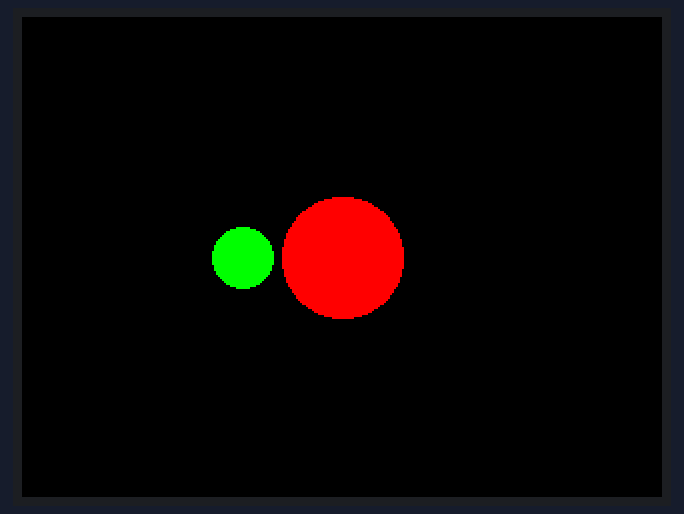
The program below on a simulated Raspberry Pi Pico running MicroPython. On the bench: 320×240 colour display.

Above: at 2.2 s.
At 3.2 s:
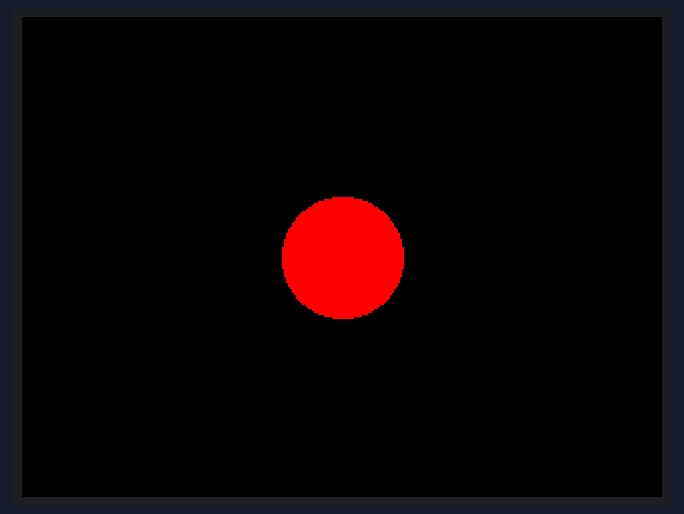
At 5.7 s:
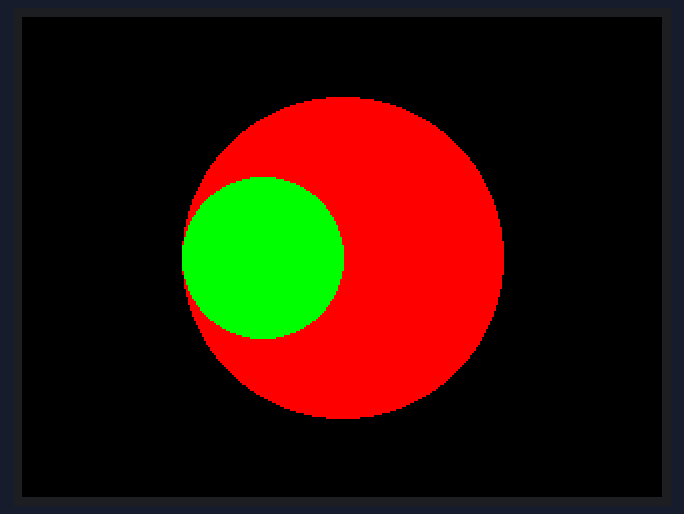
At 9.0 s:
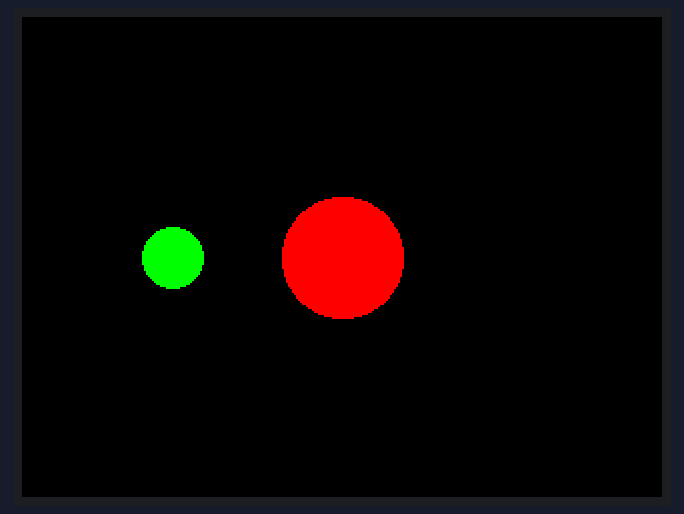
At 11.9 s:
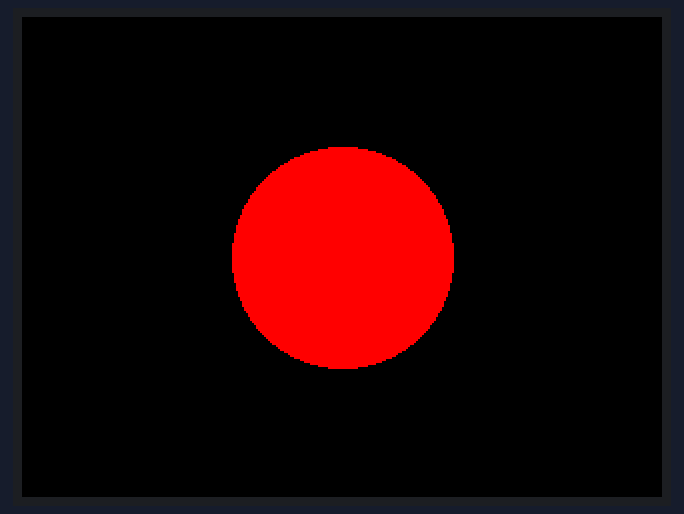
At 20.8 s:
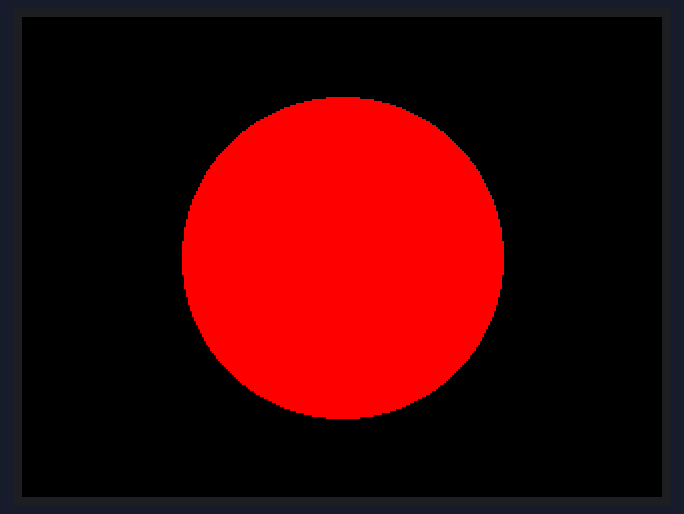

Measured:
- what the display in image 0 shows lasts 0.7 s, from 2.1 s to 2.8 s

The program:

main.py
```python
from picographics import PicoGraphics, DISPLAY_PICO_DISPLAY_2, PEN_P4

# Use P4 colour mode, we don't need more than 16 colours. Saves on RAM
display = PicoGraphics(display=DISPLAY_PICO_DISPLAY_2, pen_type=PEN_P4)
display.set_backlight(0.5)
w, h = display.get_bounds()

# Store the centre of the display X,Y
cWidth = w >> 1
cHeight = h >> 1

RED = display.create_pen(255,0,0)
GREEN = display.create_pen(0,255,0)
BLACK = display.create_pen(0,0,0)

def clear():
    display.set_pen(BLACK)
    display.clear()

# Hidden black square following behind the circle being drawn, to clear up
# it's path, without having to perform a full display clear
def clearPosXMovCircle(x, y, r):
    display.set_pen(BLACK)
    # Start point (X,Y), width and height of rectangle
    display.rectangle(x-2*r, y-r, r*2+1, r*2+1)

# Draw black square to clear up, instead of performing a full display clear
def clearStillCircle(x, y, r):
    display.set_pen(BLACK)
    display.rectangle(x-r, y-r, r*2+1, r*2+1)

clear()
while True:
    for radius in range(5, 100, 25):
        for xPos in range(0, w+radius+1, 5):
            # Clear up trail from previous circle
            clearPosXMovCircle(xPos, cHeight, radius)
            display.set_pen(RED)
            display.circle(cWidth, cHeight, radius)
            display.set_pen(GREEN)
            display.circle(xPos, cHeight, radius >> 1)
            # Push new contents to screen
            display.update()
        # Clear up red circle pre-size change
        clearStillCircle(cWidth, cHeight, radius)
```
